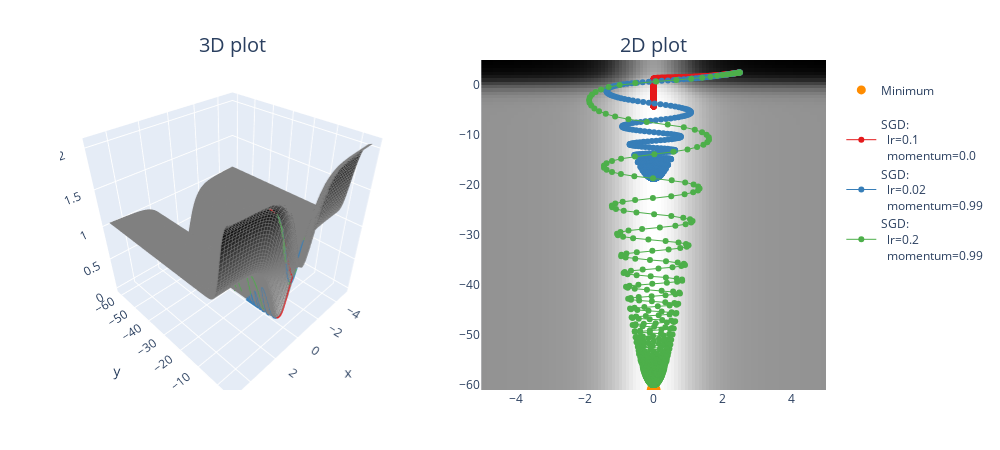

Notebook code for this chart:
### Markdown cell above
<details>
<summary>Help - I'm not sure if my <code>opt_fn_with_sgd</code> is implemented properly.</summary>

With a learning rate of `0.02` and momentum of `0.99`, my SGD was able to reach `[ 0.8110, -6.3344]` after 100 iterations.
</details>

<details>
<summary>Help - I'm getting <code>Can't call numpy() on Tensor that requires grad</code>.</summary>

This is a protective mechanism built into PyTorch. The idea is that once you convert your Tensor to NumPy, PyTorch can no longer track gradients, but you might not understand this and expect backprop to work on NumPy arrays.

All you need to do to convince PyTorch you're a responsible adult is to call `detach()` on the tensor first, which returns a view that does not require grad and isn't part of the computation graph.
</details>


<details><summary>Solution</summary>

```python
def opt_fn_with_sgd(
    fn: Callable, xy: Float[Tensor, "2"], lr=0.001, momentum=0.98, n_iters: int = 100
) -> Float[Tensor, "n_iters 2"]:
    """
    Optimize the a given function starting from the specified point.

    xy: shape (2,). The (x, y) starting point.
    n_iters: number of steps.
    lr, momentum: parameters passed to the torch.optim.SGD optimizer.

    Return: (n_iters+1, 2). The (x, y) values, from initial values to values after step `n_iters`.
    """
    # Make sure tensor has requires_grad=True, otherwise it can't be optimized (more on this tomorrow!)
    assert xy.requires_grad

    optimizer = optim.SGD((xy,), lr=lr, momentum=momentum)

    xy_list = [xy.detach().clone()]  # so we don't unintentionally modify past values in `xy_list`

    for i in range(n_iters):
        fn(xy[0], xy[1]).backward()
        optimizer.step()
        optimizer.zero_grad()
        xy_list.append(xy.detach().clone())

    return t.stack(xy_list)
```
</details>

### Code cell
def opt_fn_with_sgd(
    fn: Callable, xy: Float[Tensor, "2"], lr=0.001, momentum=0.98, n_iters: int = 100
) -> Float[Tensor, "n_iters 2"]:
    """
    Optimize the a given function starting from the specified point.

    xy: shape (2,). The (x, y) starting point.
    n_iters: number of steps.
    lr, momentum: parameters passed to the torch.optim.SGD optimizer.

    Return: (n_iters+1, 2). The (x, y) values, from initial values to values after step `n_iters`.
    """
    # Make sure tensor has requires_grad=True, otherwise it can't be optimized (more on this tomorrow!)
    assert xy.requires_grad

    optimizer = optim.SGD((xy,), lr=lr, momentum=momentum)

    xy_list = [xy.detach().clone()]  # so we don't unintentionally modify past values in `xy_list`

    for i in range(n_iters):
        fn(xy[0], xy[1]).backward()
        optimizer.step()
        optimizer.zero_grad()
        xy_list.append(xy.detach().clone())

    return t.stack(xy_list)


points = []

optimizer_list = [
    (optim.SGD, {"lr": 0.1, "momentum": 0.0}),
    (optim.SGD, {"lr": 0.02, "momentum": 0.99}),
    (optim.SGD, {"lr": 0.2, "momentum": 0.99}),
    # (optim.SGD, {"lr": 0.2, "momentum": 0.999}),
]

for optimizer_class, params in optimizer_list:
    xy = t.tensor([2.5, 2.5], requires_grad=True)
    xys = opt_fn_with_sgd(
        pathological_curve_loss, xy=xy, lr=params["lr"], momentum=params["momentum"], n_iters=1000
    )
    points.append((xys, optimizer_class, params))
    print(f"{params=}, last point={xys[-1]}")

plot_fn_with_points(pathological_curve_loss, points=points, min_points=[(0, "y_min")])

### Figure 1 — Plotly figure (JSON) as saved in the notebook; plotly's stock layout.template omitted (floating-point values rounded to 4 significant figures; data arrays with more than 128 entries replaced by an {"elided": "..."} marker saying what was removed)
{"data": [{"colorscale": [[0, "rgb(255,255,255)"], [0.125, "rgb(240,240,240)"], [0.25, "rgb(217,217,217)"], [0.375, "rgb(189,189,189)"], [0.5, "rgb(150,150,150)"], [0.625, "rgb(115,115,115)"], [0.75, "rgb(82,82,82)"], [0.875, "rgb(37,37,37)"], [1, "rgb(0,0,0)"]], "contours": {"x": {"color": "grey", "end": 5, "show": true, "size": 0.2, "start": -5}, "y": {"color": "grey", "end": 5, "show": true, "size": 0.2, "start": -61.13}}, "hovertemplate": "<b>x</b> = %{x:.2f}<br><b>y</b> = %{y:.2f}<br><b>z</b> = %{z:.2f}</b>", "scene": "scene", "showscale": false, "type": "surface", "x": [-5.0, -4.899, -4.798, -4.697, -4.596, -4.495, -4.394, -4.293, -4.192, -4.091, -3.99, -3.889, -3.788, -3.687, -3.586, -3.485, -3.384, -3.283, -3.182, -3.081, -2.98, -2.879, -2.778, -2.677, -2.576, -2.475, -2.374, -2.273, -2.172, -2.071, -1.97, -1.869, -1.768, -1.667, -1.566, -1.465, -1.364, -1.263, -1.162, -1.061, -0.9596, -0.8586, -0.7576, -0.6566, -0.5556, -0.4545, -0.3535, -0.2525, -0.1515, -0.05051, 0.05051, 0.1515, 0.2525, 0.3535, 0.4545, 0.5556, 0.6566, 0.7576, 0.8586, 0.9596, 1.061, 1.162, 1.263, 1.364, 1.465, 1.566, 1.667, 1.768, 1.869, 1.97, 2.071, 2.172, 2.273, 2.374, 2.475, 2.576, 2.677, 2.778, 2.879, 2.98, 3.081, 3.182, 3.283, 3.384, 3.485, 3.586, 3.687, 3.788, 3.889, 3.99, 4.091, 4.192, 4.293, 4.394, 4.495, 4.596, 4.697, 4.798, 4.899, 5.0], "y": [-61.13, -60.46, -59.8, -59.13, -58.46, -57.79, -57.12, -56.46, -55.79, -55.12, -54.45, -53.78, -53.12, -52.45, -51.78, -51.11, -50.44, -49.78, -49.11, -48.44, -47.77, -47.1, -46.44, -45.77, -45.1, -44.43, -43.76, -43.1, -42.43, -41.76, -41.09, -40.42, -39.76, -39.09, -38.42, -37.75, -37.08, -36.42, -35.75, -35.08, -34.41, -33.74, -33.08, -32.41, -31.74, -31.07, -30.4, -29.74, -29.07, -28.4, -27.73, -27.06, -26.4, -25.73, -25.06, -24.39, -23.72, -23.06, -22.39, -21.72, -21.05, -20.38, -19.72, -19.05, -18.38, -17.71, -17.04, -16.38, -15.71, -15.04, -14.37, -13.7, -13.04, -12.37, -11.7, -11.03, -10.36, -9.696, -9.028, -8.36, -7.692, -7.024, -6.356, -5.688, -5.02, -4.352, -3.684, -3.016, -2.348, -1.68, -1.012, -0.344, 0.324, 0.992, 1.66, 2.328, 2.996, 3.664, 4.332, 5.0], "z": {"elided": "100x100 float values"}}, {"colorscale": [[0, "rgb(255,255,255)"], [0.125, "rgb(240,240,240)"], [0.25, "rgb(217,217,217)"], [0.375, "rgb(189,189,189)"], [0.5, "rgb(150,150,150)"], [0.625, "rgb(115,115,115)"], [0.75, "rgb(82,82,82)"], [0.875, "rgb(37,37,37)"], [1, "rgb(0,0,0)"]], "customdata": {"elided": "100x100 float values"}, "hovertemplate": "<b>x</b> = %{x:.2f}<br><b>y</b> = %{y:.2f}<br><b>z</b> = %{customdata:.2f}</b>", "showscale": false, "type": "heatmap", "x": [-5.0, -4.899, -4.798, -4.697, -4.596, -4.495, -4.394, -4.293, -4.192, -4.091, -3.99, -3.889, -3.788, -3.687, -3.586, -3.485, -3.384, -3.283, -3.182, -3.081, -2.98, -2.879, -2.778, -2.677, -2.576, -2.475, -2.374, -2.273, -2.172, -2.071, -1.97, -1.869, -1.768, -1.667, -1.566, -1.465, -1.364, -1.263, -1.162, -1.061, -0.9596, -0.8586, -0.7576, -0.6566, -0.5556, -0.4545, -0.3535, -0.2525, -0.1515, -0.05051, 0.05051, 0.1515, 0.2525, 0.3535, 0.4545, 0.5556, 0.6566, 0.7576, 0.8586, 0.9596, 1.061, 1.162, 1.263, 1.364, 1.465, 1.566, 1.667, 1.768, 1.869, 1.97, 2.071, 2.172, 2.273, 2.374, 2.475, 2.576, 2.677, 2.778, 2.879, 2.98, 3.081, 3.182, 3.283, 3.384, 3.485, 3.586, 3.687, 3.788, 3.889, 3.99, 4.091, 4.192, 4.293, 4.394, 4.495, 4.596, 4.697, 4.798, 4.899, 5.0], "xaxis": "x", "y": [-61.13, -60.46, -59.8, -59.13, -58.46, -57.79, -57.12, -56.46, -55.79, -55.12, -54.45, -53.78, -53.12, -52.45, -51.78, -51.11, -50.44, -49.78, -49.11, -48.44, -47.77, -47.1, -46.44, -45.77, -45.1, -44.43, -43.76, -43.1, -42.43, -41.76, -41.09, -40.42, -39.76, -39.09, -38.42, -37.75, -37.08, -36.42, -35.75, -35.08, -34.41, -33.74, -33.08, -32.41, -31.74, -31.07, -30.4, -29.74, -29.07, -28.4, -27.73, -27.06, -26.4, -25.73, -25.06, -24.39, -23.72, -23.06, -22.39, -21.72, -21.05, -20.38, -19.72, -19.05, -18.38, -17.71, -17.04, -16.38, -15.71, -15.04, -14.37, -13.7, -13.04, -12.37, -11.7, -11.03, -10.36, -9.696, -9.028, -8.36, -7.692, -7.024, -6.356, -5.688, -5.02, -4.352, -3.684, -3.016, -2.348, -1.68, -1.012, -0.344, 0.324, 0.992, 1.66, 2.328, 2.996, 3.664, 4.332, 5.0], "yaxis": "y", "z": {"elided": "100x100 float values"}}, {"marker": {"color": "darkorange", "size": 9}, "mode": "markers", "name": "<br>Minimum<br>", "showlegend": true, "type": "scatter3d", "x": [0], "y": [-61.13], "z": [2.822e-27]}, {"marker": {"color": "darkorange", "size": 14}, "mode": "markers", "showlegend": false, "type": "scatter", "x": [0], "y": [-61.13]}, {"line": {"color": "rgb(228,26,28)", "width": 6}, "mode": "lines", "scene": "scene", "showlegend": false, "type": "scatter3d", "x": {"elided": "1001 float values"}, "y": {"elided": "1001 float values"}, "z": {"elided": "1001 float values"}}, {"hoverinfo": "text", "line": {"color": "rgb(228,26,28)", "width": 1}, "marker": {"color": "rgb(228,26,28)", "size": 6}, "mode": "lines+markers", "name": "SGD:<br>  lr=0.1<br>  momentum=0.0", "text": {"elided": "1001 str values"}, "type": "scatter", "x": {"elided": "1001 float values"}, "xaxis": "x", "y": {"elided": "1001 float values"}, "yaxis": "y"}, {"line": {"color": "rgb(55,126,184)", "width": 6}, "mode": "lines", "scene": "scene", "showlegend": false, "type": "scatter3d", "x": {"elided": "1001 float values"}, "y": {"elided": "1001 float values"}, "z": {"elided": "1001 float values"}}, {"hoverinfo": "text", "line": {"color": "rgb(55,126,184)", "width": 1}, "marker": {"color": "rgb(55,126,184)", "size": 6}, "mode": "lines+markers", "name": "SGD:<br>  lr=0.02<br>  momentum=0.99", "text": {"elided": "1001 str values"}, "type": "scatter", "x": {"elided": "1001 float values"}, "xaxis": "x", "y": {"elided": "1001 float values"}, "yaxis": "y"}, {"line": {"color": "rgb(77,175,74)", "width": 6}, "mode": "lines", "scene": "scene", "showlegend": false, "type": "scatter3d", "x": {"elided": "1001 float values"}, "y": {"elided": "1001 float values"}, "z": {"elided": "1001 float values"}}, {"hoverinfo": "text", "line": {"color": "rgb(77,175,74)", "width": 1}, "marker": {"color": "rgb(77,175,74)", "size": 6}, "mode": "lines+markers", "name": "SGD:<br>  lr=0.2<br>  momentum=0.99", "text": {"elided": "1001 str values"}, "type": "scatter", "x": {"elided": "1001 float values"}, "xaxis": "x", "y": {"elided": "1001 float values"}, "yaxis": "y"}], "layout": {"annotations": [{"font": {"size": 20}, "showarrow": false, "text": "3D plot", "x": 0.225, "xanchor": "center", "xref": "paper", "y": 1, "yanchor": "bottom", "yref": "paper"}, {"font": {"size": 20}, "showarrow": false, "text": "2D plot", "x": 0.775, "xanchor": "center", "xref": "paper", "y": 1, "yanchor": "bottom", "yref": "paper"}], "height": 450, "margin": {"b": 60, "l": 60, "r": 60, "t": 60}, "scene": {"aspectmode": "cube", "domain": {"x": [0, 0.45], "y": [0, 1]}}, "title": {"font": {"size": 40}}, "width": 1000, "xaxis": {"anchor": "y", "domain": [0.55, 1], "range": [-5, 5]}, "yaxis": {"anchor": "x", "domain": [0, 1], "range": [-61.13, 5]}}}
